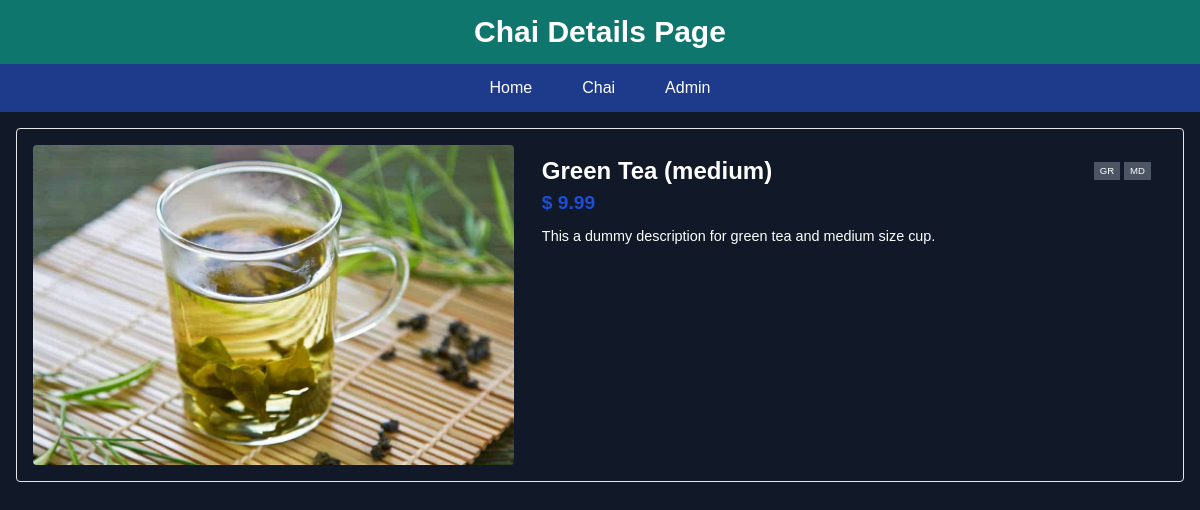
The page /chai/4/ on the database its author committed.
### chai_app/models.py (models this page shows, shortened)
class ChaiVariety(models.Model):
  CHAI_TYPE = (
    ("PL", "PLAIN"),
    ("MS", "MASALA"),
    ("GG", "GINGER"),
    ("GR", "GREEN"),
  )
  CHAI_SIZE = (
    ("SM", "SMALL"),
    ("MD", "MEDIUM"),
  )
  name = models.CharField(max_length=50)
  image = models.ImageField(upload_to='chais')
  price = models.DecimalField(max_digits=5, decimal_places=2, default=9.99)
  size = models.CharField(max_length=2, choices=CHAI_SIZE)
  type = models.CharField(max_length=2, choices=CHAI_TYPE)
  description = models.TextField(max_length=250,default='Description yet to be added.')
  added_on = models.DateTimeField(default=timezone.now)

### chai_app/views.py (the view)
# urls.py: path('<int:chai_id>/', views.chai_details, name='chai_details'),
def chai_details(request, chai_id):
  chai = get_object_or_404(ChaiVariety, pk=chai_id)
  return render(request, 'chai_app/chai_details.html', {'chai': chai})

### chai_app/templates/chai_app/chai_details.html (shortened to what this page needs)
{% extends "layout.html" %}
{% block header %}Chai Details Page{% endblock %}
{% block content %}
  <div class="grid sm:grid-cols-[minmax(200px,_3fr)_4fr] sm:max-w-[1280px] m-auto p-4 gap-3 border rounded">
    <div class="max-h-[350px] sm:max-h-[400px] overflow-hidden rounded">
      <img src="{{chai.image.url}}" class="max-h-full sm:max-h-full w-full">
    </div>
    <div class="text-left text-[max(4.5vw,_14px)] sm:text-[max(2vw,_21px)] py-2 px-4 rounded">
      <div class="flex items-center justify-between">
        <strong>
          {{chai.name}}
        </strong>
        <div class="flex gap-1 text-[0.4em]">
          <p class="bg-gray-600 px-1.5 py-0.5">{{chai.type}}</p>
          <p class="bg-gray-600 px-1.5 py-0.5">{{chai.size}}</p>
        </div>
      </div>
      <p class="text-[0.8em] text-blue-700 font-semibold mb-2">&dollar; {{chai.price}}</p>
      <div class="detail-body text-[0.6em]">
        <p>{{chai.description}}</p>
      </div>
    </div>
  </div>
{% endblock %}

### static/style.css (style rules this page uses)
* { padding: 0; margin: 0; box-sizing: border-box; font-family: Arial, Helvetica, sans-serif; }

### rows shown on the page
ChaiVariety: image (picture), name "Green Tea (medium)", type "GR", size "MD", price "9.99", description "This a dummy description for green tea and medium size cup."
